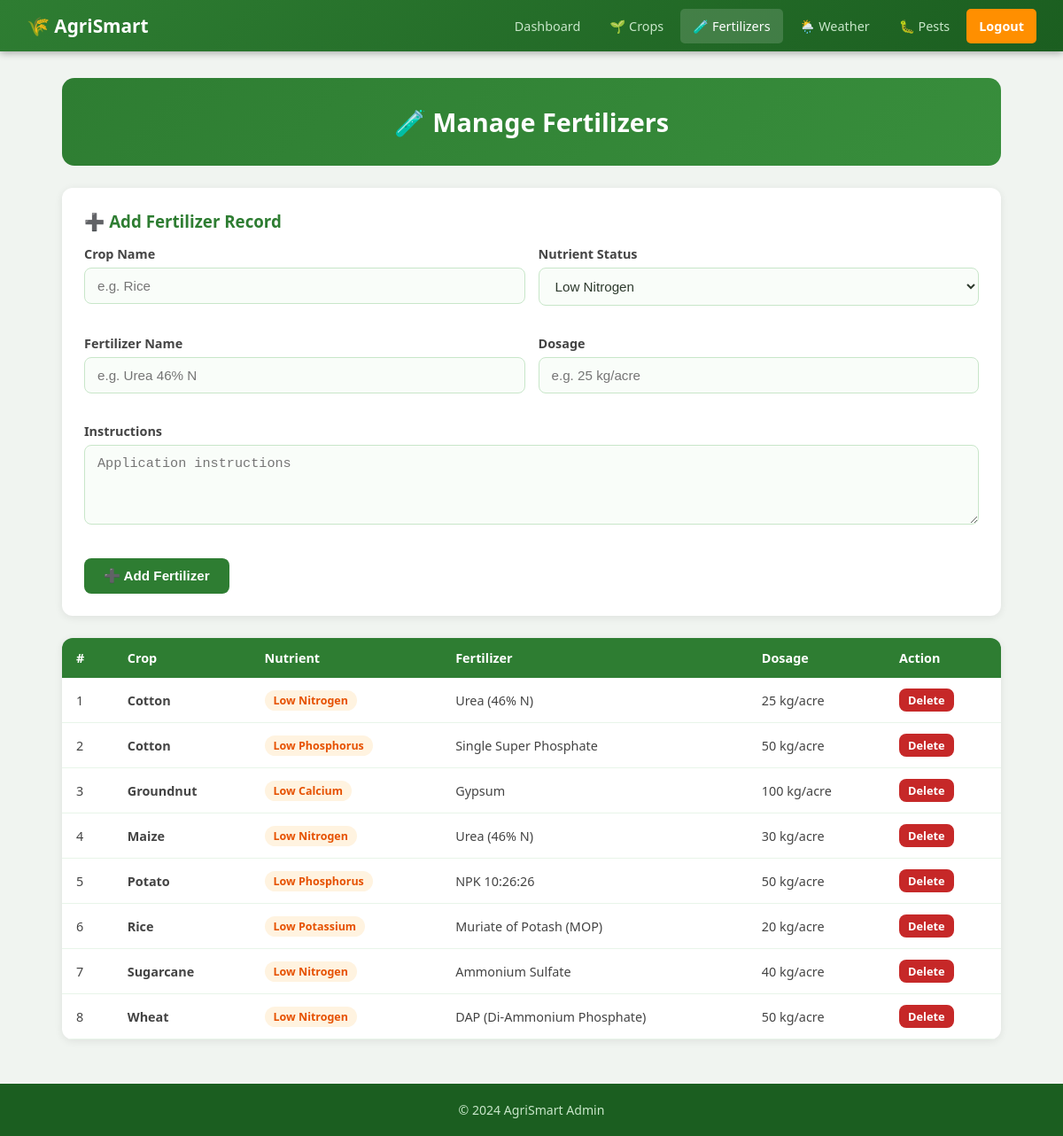
Screenshot of /admin/manage_fertilizers.php (signed in) with the database file from the repository.
### tables this page shows
CREATE TABLE fertilizers (
    id INT AUTO_INCREMENT PRIMARY KEY,
    crop_name VARCHAR(100) NOT NULL,
    nutrient_status VARCHAR(100) NOT NULL,
    fertilizer_name VARCHAR(100) NOT NULL,
    dosage VARCHAR(100),
    instructions TEXT
);

### db.php (called while the page is built, shortened)
<?php
function safeQuery($conn, $sql) {
    $result = mysqli_query($conn, $sql);
    return $result;
}
?>

### admin/manage_fertilizers.php (the view, shortened to what this page needs)
<?php
include '../db.php';
?>
<!DOCTYPE html>
<html lang="en">
<head>
    <link rel="stylesheet" href="../style.css">
</head>
<body>
<nav>
    <a href="../index.php" class="brand">🌾 AgriSmart</a>
    <div class="nav-links">
        <a href="dashboard.php">Dashboard</a>
        <a href="manage_crops.php">🌱 Crops</a>
        <a href="manage_fertilizers.php" class="active">🧪 Fertilizers</a>
        <a href="manage_weather.php">🌦️ Weather</a>
        <a href="manage_pests.php">🐛 Pests</a>
        <a href="../logout.php" class="btn-nav">Logout</a>
    </div>
</nav>
<div class="container">
    <div class="page-header"><h1>🧪 Manage Fertilizers</h1></div>
    <div style="background:#fff;padding:25px;border-radius:12px;box-shadow:0 2px 10px rgba(0,0,0,0.08);margin-bottom:25px;">
        <h3 style="color:#2e7d32;margin-bottom:15px;">➕ Add Fertilizer Record</h3>
        <form method="post" style="display:grid;grid-template-columns:1fr 1fr;gap:15px;">
            <div class="form-group"><label>Crop Name</label><input type="text" name="crop_name" required placeholder="e.g. Rice"></div>
            <div class="form-group"><label>Nutrient Status</label>
                <select name="nutrient_status" required>
                    <option value="Low Nitrogen">Low Nitrogen</option>
                </select>
            </div>
            <div class="form-group"><label>Fertilizer Name</label><input type="text" name="fertilizer_name" required placeholder="e.g. Urea 46% N"></div>
            <div class="form-group"><label>Dosage</label><input type="text" name="dosage" placeholder="e.g. 25 kg/acre"></div>
            <div class="form-group" style="grid-column:span 2;"><label>Instructions</label><textarea name="instructions" placeholder="Application instructions"></textarea></div>
            <div><button type="submit" name="add" class="btn btn-green">➕ Add Fertilizer</button></div>
        </form>
    </div>
    <div class="table-wrap">
        <table>
            <thead><tr><th>#</th><th>Crop</th><th>Nutrient</th><th>Fertilizer</th><th>Dosage</th><th>Action</th></tr></thead>
            <tbody>
            <?php
            $res = safeQuery($conn, "SELECT * FROM fertilizers ORDER BY crop_name");
            $i = 1;
            while ($row = mysqli_fetch_assoc($res)):
            ?>
            <tr>
                <td><?= $i++ ?></td>
                <td><strong><?= htmlspecialchars($row['crop_name']) ?></strong></td>
                <td><span class="badge badge-orange"><?= htmlspecialchars($row['nutrient_status']) ?></span></td>
                <td><?= htmlspecialchars($row['fertilizer_name']) ?></td>
                <td><?= htmlspecialchars($row['dosage']) ?></td>
                <td><a href="manage_fertilizers.php?delete=<?= $row['id'] ?>" class="btn btn-red" style="padding:4px 10px;font-size:0.8rem;" onclick="return confirm('Delete?')">Delete</a></td>
            </tr>
            <?php endwhile; ?>
            </tbody>
        </table>
    </div>
</div>
<footer><p>&copy; 2024 AgriSmart Admin</p></footer>
</body>
</html>

### style.css (style rules this page uses)
* { margin: 0; padding: 0; box-sizing: border-box; }
body { font-family: 'Segoe UI', Tahoma, Geneva, Verdana, sans-serif; background: #f0f4f0; color: #2d3a2d; }
nav { background: linear-gradient(135deg, #2e7d32, #1b5e20); padding: 0 30px; display: flex; align-items: center; justify-content: space-between; box-shadow: 0 2px 8px rgba(0,0,0,0.3); position: sticky; top: 0; z-index: 100; }
nav .brand { color: #fff; font-size: 1.3rem; font-weight: 700; text-decoration: none; padding: 15px 0; display: flex; align-items: center; gap: 8px; }
nav .nav-links { display: flex; gap: 5px; flex-wrap: wrap; }
nav a { color: #c8e6c9; text-decoration: none; padding: 10px 14px; border-radius: 5px; font-size: 0.9rem; transition: background 0.2s, color 0.2s; display: inline-block; }
nav a:hover, nav a.active { background: rgba(255,255,255,0.15); color: #fff; }
nav a.btn-nav { background: #ff8f00; color: #fff; font-weight: 600; }
.container { max-width: 1100px; margin: 30px auto; padding: 0 20px; }
.form-group { margin-bottom: 18px; }
.form-group label { display: block; font-weight: 600; font-size: 0.9rem; margin-bottom: 6px; color: #444; }
.form-group input, .form-group select, .form-group textarea { width: 100%; padding: 11px 14px; border: 1.5px solid #c8e6c9; border-radius: 8px; font-size: 0.95rem; transition: border-color 0.2s; background: #f9fdf9; color: #2d3a2d; }
.form-group textarea { height: 90px; resize: vertical; }
.btn { display: inline-block; padding: 11px 22px; border-radius: 8px; font-size: 0.95rem; font-weight: 600; cursor: pointer; text-decoration: none; border: none; transition: background 0.2s, transform 0.1s; }
.btn-green { background: #2e7d32; color: #fff; }
.btn-red { background: #c62828; color: #fff; }
.table-wrap { overflow-x: auto; background: #fff; border-radius: 12px; box-shadow: 0 2px 10px rgba(0,0,0,0.08); }
table { width: 100%; border-collapse: collapse; }
thead th { background: #2e7d32; color: #fff; padding: 13px 16px; text-align: left; font-size: 0.9rem; }
tbody tr { border-bottom: 1px solid #e8f5e9; }
tbody td { padding: 12px 16px; font-size: 0.9rem; color: #444; }
.badge { display: inline-block; padding: 3px 10px; border-radius: 20px; font-size: 0.78rem; font-weight: 600; }
.badge-orange { background: #fff3e0; color: #e65100; }
.page-header { background: linear-gradient(135deg, #2e7d32, #388e3c); color: white; padding: 30px; border-radius: 14px; margin-bottom: 25px; text-align: center; }
.page-header h1 { font-size: 1.8rem; }
footer { background: #1b5e20; color: #c8e6c9; text-align: center; padding: 20px; margin-top: 50px; font-size: 0.88rem; }

### rows the page displays
fertilizers: crop_name "Cotton", nutrient_status "Low Nitrogen", fertilizer_name "Urea (46% N)", dosage "25 kg/acre"
fertilizers: crop_name "Cotton", nutrient_status "Low Phosphorus", fertilizer_name "Single Super Phosphate", dosage "50 kg/acre"
fertilizers: crop_name "Groundnut", nutrient_status "Low Calcium", fertilizer_name "Gypsum", dosage "100 kg/acre"
fertilizers: crop_name "Maize", nutrient_status "Low Nitrogen", fertilizer_name "Urea (46% N)", dosage "30 kg/acre"
fertilizers: crop_name "Potato", nutrient_status "Low Phosphorus", fertilizer_name "NPK 10:26:26", dosage "50 kg/acre"
fertilizers: crop_name "Rice", nutrient_status "Low Potassium", fertilizer_name "Muriate of Potash (MOP)", dosage "20 kg/acre"
fertilizers: crop_name "Sugarcane", nutrient_status "Low Nitrogen", fertilizer_name "Ammonium Sulfate", dosage "40 kg/acre"
fertilizers: crop_name "Wheat", nutrient_status "Low Nitrogen", fertilizer_name "DAP (Di-Ammonium Phosphate)", dosage "50 kg/acre"
